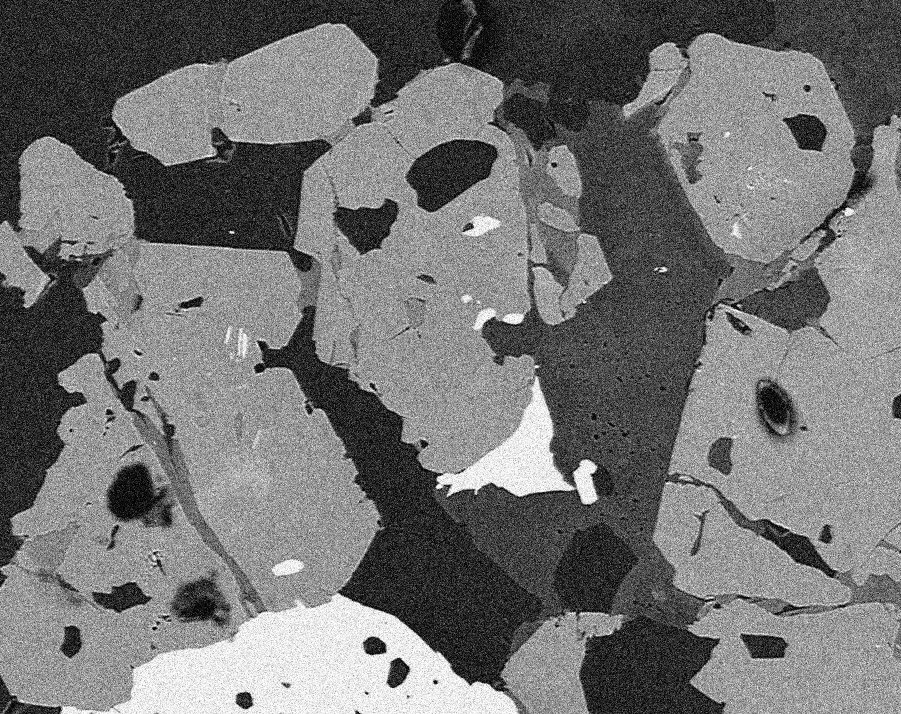
#> input picture BSE_25sigma_noisy.jpg, 901 x 714 px
$ python 'What is Total Variation (denoising) filter.py'   (older library calls are emulated)
#> lines starting #> are read from the running program, lines starting #| are printed output that depends on the picture
# -*- coding: utf-8 -*-
"""
Created on Thu Jul  1 23:04:19 2021

@author: abc
"""

"""

Total Variation denoising filter

"""

import cv2
import numpy as np
from skimage import io, img_as_float
from skimage.restoration import denoise_tv_chambolle
from matplotlib import pyplot as plt

#read our image and convert it into floating point value
img = img_as_float(io.imread("BSE_25sigma_noisy.jpg", as_gray=True))
#> img: shape (714, 901) float64; min 0, max 1, mean 0.451

#denoise image using Total Variation denoising filter
denoise_img = denoise_tv_chambolle(img, weight=0.1, eps=0.0002, n_iter_max=200, multichannel=False)

#plot histogram
plt.hist(denoise_img.flat, bins=100, range=(0,1))

#show our images
cv2.imshow("Original image", img)
cv2.imshow("Denoise image using Total variation filter", denoise_img)
cv2.waitKey(0)
cv2.destroyAllWindows()
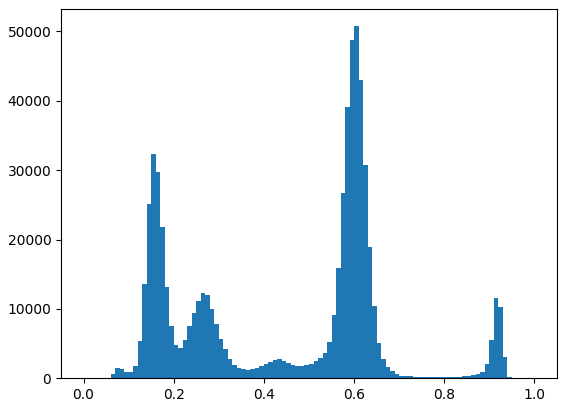
#> figure drawn by matplotlib, 1 panel; tallest bar 50759 high, from x = 0.6 to 0.61
